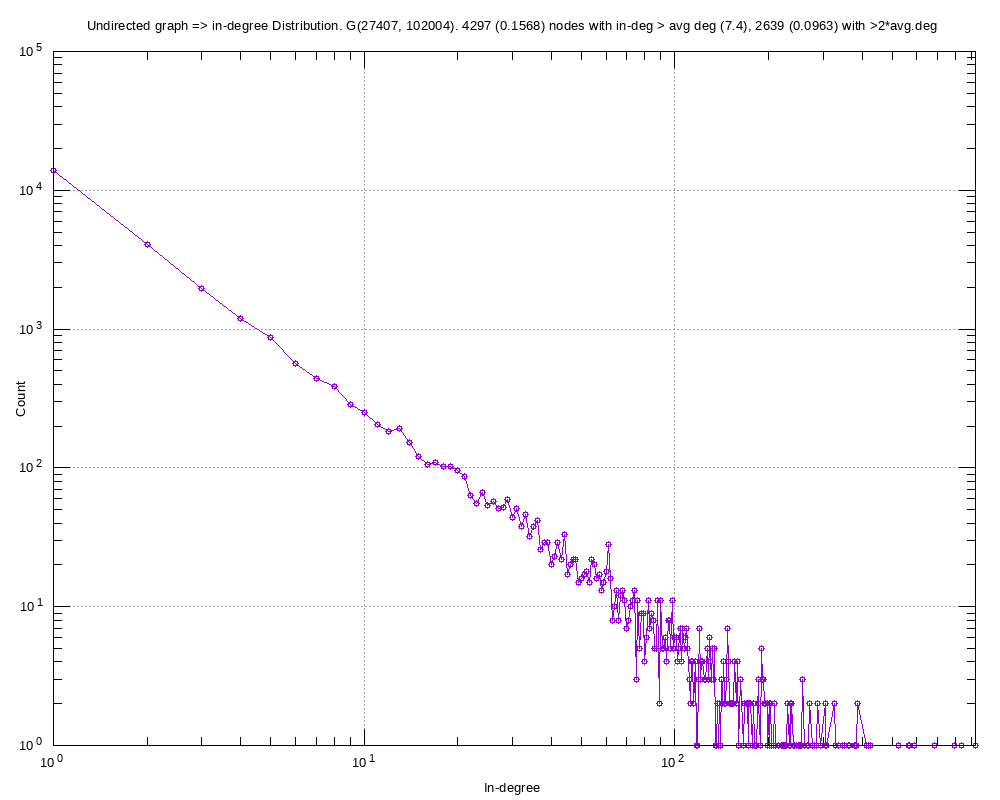

Write gnuplot code to recreate this figure.
#
# Undirected graph => in-degree Distribution. G(27407, 102004). 4297 (0.1568) nodes with in-deg > avg deg (7.4), 2639 (0.0963) with >2*avg.deg (Wed Sep  4 19:17:24 2019)
#

set title "Undirected graph => in-degree Distribution. G(27407, 102004). 4297 (0.1568) nodes with in-deg > avg deg (7.4), 2639 (0.0963) with >2*avg.deg"
set key bottom right
set logscale xy 10
set format x "10^{%L}"
set mxtics 10
set format y "10^{%L}"
set mytics 10
set grid
set xlabel "In-degree"
set ylabel "Count"
set tics scale 2
set terminal png font arial 10 size 1000,800
set output 'inDeg.soc-Epinions1-subgraph-degree-distribution.png'
plot 	"inDeg.soc-Epinions1-subgraph-degree-distribution.tab" using 1:2 title "" with linespoints pt 6
